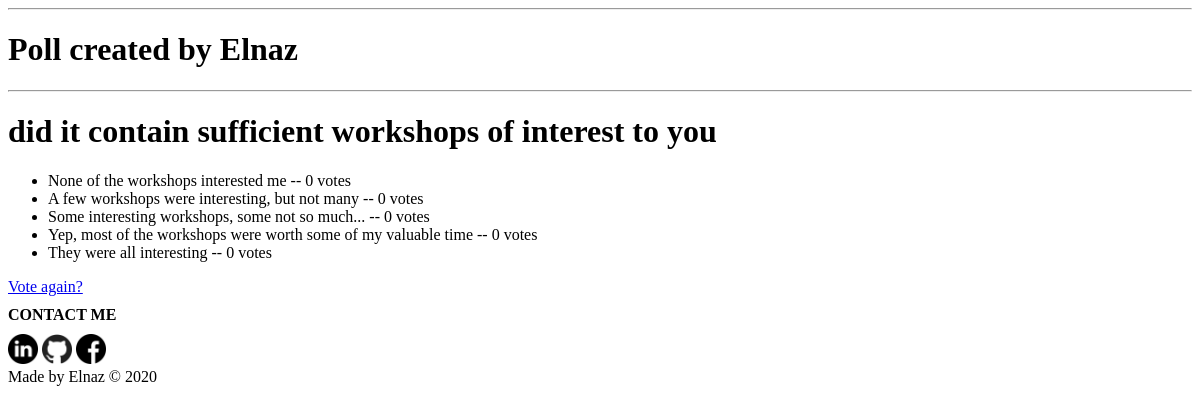
Page /polls/6/results/ on the earlier database version.
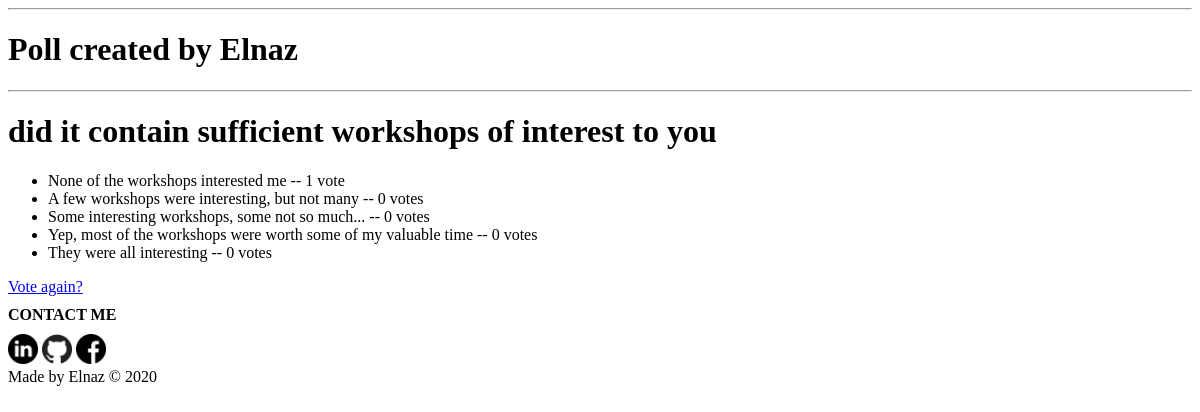
Same page on the later database version.
### polls/models.py (models this page shows, shortened)
class Choice(models.Model):
    question = models.ForeignKey(Question, on_delete = models.CASCADE)
    choice_text = models.CharField(max_length =200)
    votes = models.IntegerField(default =0)

### polls/views.py (the view)
# urls.py: path('<int:pk>/results/', views.ResultsView.as_view(), name='results'),
class ResultsView(generic.DetailView):
    model = Question
    template_name = 'polls/results.html'

### polls/templates/polls/results.html
{% extends 'polls/base.html' %}
{% block main_content %}
<h1>{{ question.question_text }}</h1>
<ul>
{% for choice in question.choice_set.all %}
    <li>{{ choice.choice_text }} -- {{ choice.votes }} vote{{ choice.votes|pluralize }}</li>
{% endfor %}
</ul>
<a href="{% url 'polls:detail' question.id %}">Vote again?</a>
{% endblock %}

Differences in the rows shown:
changed Choice "None of the workshops interested me": votes "0" → "1"
